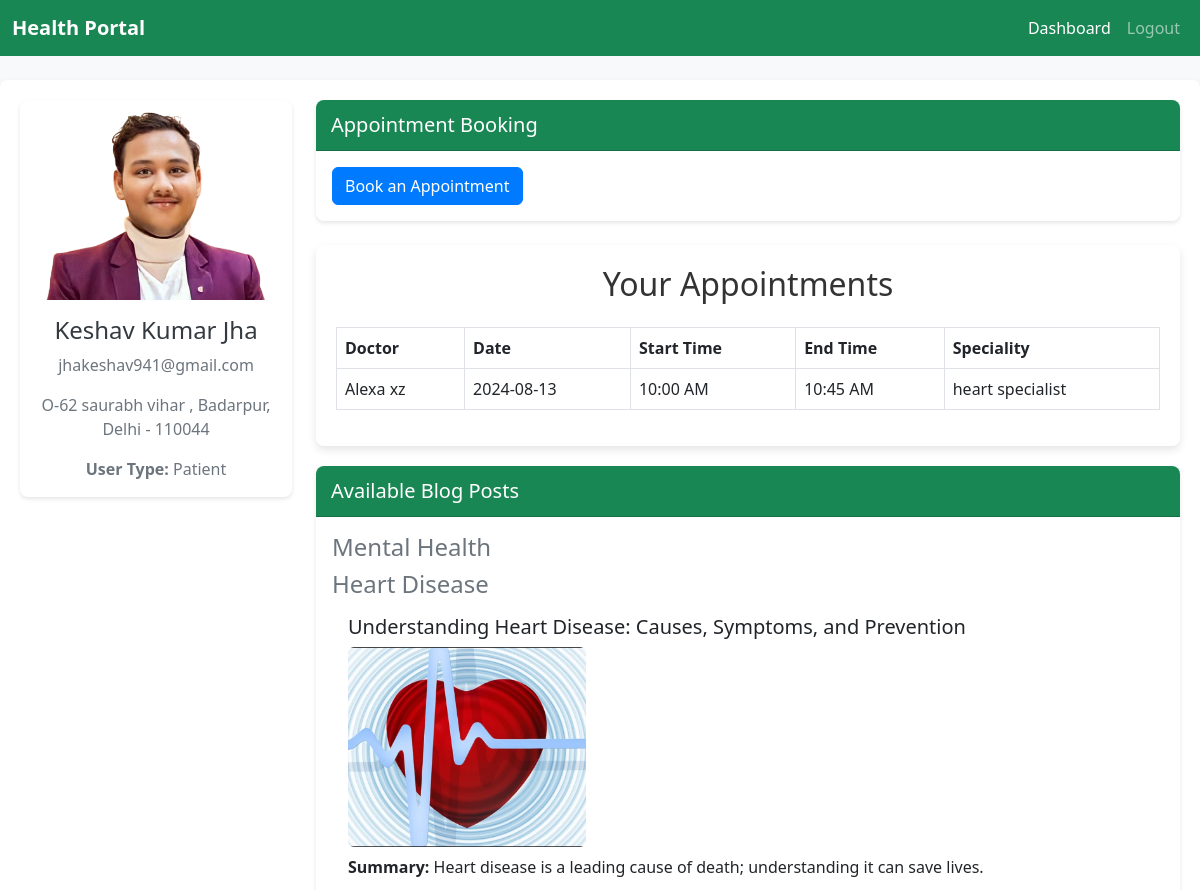
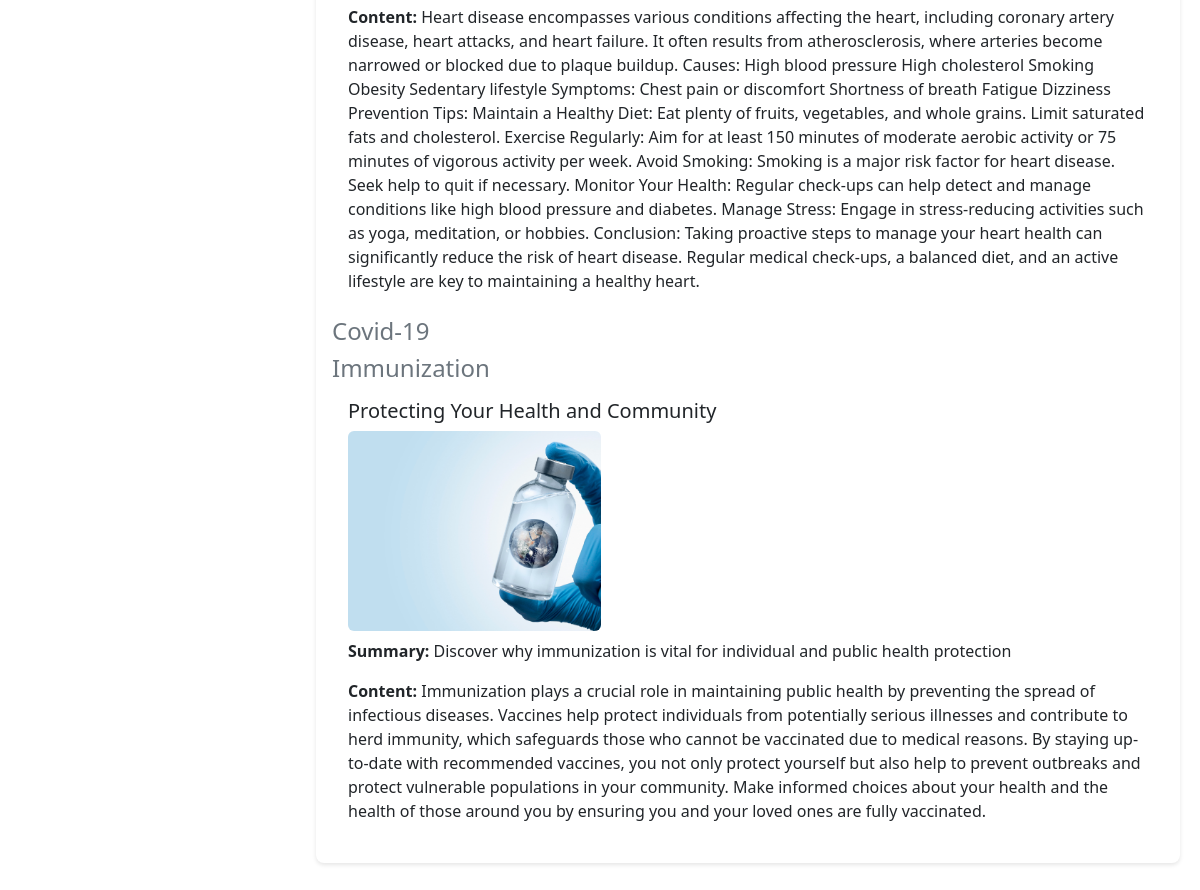
The page /patient_dashboard (signed in) on the database its author committed (2 pictures, top to bottom).
### tables this page shows
CREATE TABLE users (
        id INTEGER PRIMARY KEY AUTOINCREMENT,
        first_name TEXT,
        last_name TEXT,
        profile_picture TEXT,
        username TEXT UNIQUE,
        email TEXT UNIQUE,
        password TEXT,
        address_line1 TEXT,
        city TEXT,
        state TEXT,
        pincode TEXT,
        user_type TEXT
    );

CREATE TABLE appointments (
        id INTEGER PRIMARY KEY AUTOINCREMENT,
        patient_id INTEGER,
        doctor_id INTEGER,
        speciality TEXT,
        appointment_date TEXT,
        start_time TEXT,
        end_time TEXT,
        FOREIGN KEY (patient_id) REFERENCES users (id),
        FOREIGN KEY (doctor_id) REFERENCES users (id)
    );

CREATE TABLE blogs (
        id INTEGER PRIMARY KEY AUTOINCREMENT,
        title TEXT,
        image TEXT,
        category TEXT,
        summary TEXT,
        content TEXT,
        is_draft INTEGER,
        author_id INTEGER,
        FOREIGN KEY (author_id) REFERENCES users (id)
    );

### app.py (the view)
@app.route('/patient_dashboard')
def patient_dashboard():
    if 'user_id' not in session or session['user_type'] != 'Patient':
        return redirect(url_for('login'))
    user_id = session['user_id']
    conn = get_db_connection()
    user = conn.execute('SELECT * FROM users WHERE id = ?', (user_id,)).fetchone()
    blogs = conn.execute('SELECT * FROM blogs WHERE is_draft = 0').fetchall()
    categorized_blogs = {
        "Mental Health": [],
        "Heart Disease": [],
        "Covid-19": [],
        "Immunization": []
    }
    for blog in blogs:
        categorized_blogs[blog['category']].append(blog)
    appointments = conn.execute('''SELECT a.*, d.first_name || ' ' || d.last_name AS doctor_name
                                  FROM appointments a
                                  JOIN users d ON a.doctor_id = d.id
                                  WHERE a.patient_id = ?''', (user_id,)).fetchall()
    conn.close()
    return render_template('patient_dashboard.html', user=user, categorized_blogs=categorized_blogs, appointments=appointments)

### app.py (called while the page is built)
def truncate_words(s, num_words):
    words = re.split(r'\s+', s)
    if len(words) > num_words:
        return ' '.join(words[:num_words]) + '...'
    return s

def get_db_connection():
    conn = sqlite3.connect('users.db')
    conn.row_factory = sqlite3.Row
    return conn

### templates/patient_dashboard.html (shortened to what this page needs)
<!DOCTYPE html>
<html lang="en">
<head>
    <link href="https://stackpath.bootstrapcdn.com/bootstrap/5.3.0/css/bootstrap.min.css" rel="stylesheet">
    <link href="{{ url_for('static', filename='style.css') }}" rel="stylesheet">
</head>
<body>
    <nav class="navbar navbar-expand-lg navbar-dark bg-success">
        <div class="container-fluid">
            <a class="navbar-brand" href="#">Health Portal</a>
            <div class="collapse navbar-collapse" id="navbarNav">
                <ul class="navbar-nav ms-auto">
                    <li class="nav-item">
                        <a class="nav-link active" aria-current="page" href="#">Dashboard</a>
                    </li>
                    <li class="nav-item">
                        <a class="nav-link" href="{{ url_for('logout') }}">Logout</a>
                    </li>
                </ul>
            </div>
        </div>
    </nav>
    <div class="container mt-4">
        <div class="row">
            <div class="col-lg-3 col-md-4 mb-4">
                <div class="card">
                    <img src="{{ url_for('static', filename=user['profile_picture']) }}" class="card-img-top" alt="Profile Picture">
                    <div class="card-body text-center">
                        <h5 class="card-title">{{ user['first_name'] }} {{ user['last_name'] }}</h5>
                        <p class="card-text">{{ user['email'] }}</p>
                        <p class="card-text">{{ user['address_line1'] }}, {{ user['city'] }}, {{ user['state'] }} - {{ user['pincode'] }}</p>
                        <p class="card-text"><strong>User Type:</strong> {{ user['user_type'] }}</p>
                    </div>
                </div>
            </div>
            <div class="col-lg-9 col-md-8">
                <div class="card mb-4">
                    <div class="card-header bg-success text-white">
                        Appointment Booking
                    </div>
                    <div class="card-body">
                        <a href="{{ url_for('doctors') }}" class="btn btn-success">Book an Appointment</a>
                    </div>
                </div>
                <div class="container mt-4">
                    <h2 class="text-center mb-4">Your Appointments</h2>
                    <div class="row">
                        <div class="col-lg-12">
                            <table class="table table-bordered">
                                <thead>
                                    <tr>
                                        <th>Doctor</th>
                                        <th>Date</th>
                                        <th>Start Time</th>
                                        <th>End Time</th>
                                        <th>Speciality</th>
                                    </tr>
                                </thead>
                                <tbody>
                                    {% for appointment in appointments %}
                                    <tr>
                                        <td>{{ appointment.doctor_name }}</td>
                                        <td>{{ appointment.appointment_date }}</td>
                                        <td>{{ appointment.start_time }}</td>
                                        <td>{{ appointment.end_time }}</td>
                                        <td>{{ appointment.speciality }}</td>
                                    </tr>
                                    {% endfor %}
                                </tbody>
                            </table>
                        </div>
                    </div>
                </div>
                <div class="card mb-4">
                    <div class="card-header bg-success text-white">
                        Available Blog Posts
                    </div>
                    <div class="card-body">
                        {% for category, posts in categorized_blogs.items() %}
                            <h4 class="text-secondary">{{ category }}</h4>
                            <ul class="list-group list-group-flush">
                                {% for post in posts %}
                                    <li class="list-group-item">
                                        <div class="d-flex justify-content-between">
                                            <div>
                                                <h5>{{ post['title'] }}</h5>
                                                <img src="{{ url_for('static', filename=post['image']) }}" alt="Post Image" class="img-fluid rounded mb-2">
                                                <p><strong>Summary:</strong> {{ post['summary']|truncate_words(15) }}</p>
                                                <p><strong>Content:</strong> {{ post['content'] }}</p>
                                            </div>
                                        </div>
                                    </li>
                                {% endfor %}
                            </ul>
                        {% endfor %}
                    </div>
                </div>
            </div>
        </div>
    </div>
</body>
</html>

### static/style.css (style rules this page uses)
body { font-family: 'Segoe UI', Tahoma, Geneva, Verdana, sans-serif; background-color: #f8f9fa; color: #212529; }
h1, h2 { text-align: center; color: #333; }
.container { max-width: 1200px; margin: 20px auto; padding: 20px; background-color: #ffffff; box-shadow: 0 4px 8px rgba(0, 0, 0, 0.1); border-radius: 8px; }
.navbar-brand { font-weight: bold; }
.card { border: none; border-radius: 8px; overflow: hidden; box-shadow: 0 2px 4px rgba(0, 0, 0, 0.1); }
.card img { height: 200px; object-fit: cover; }
.card-title { font-size: 1.5rem; color: #343a40; }
.card-text { color: #6c757d; }
.card-header { border-radius: 0; padding: 10px 15px; font-size: 1.25rem; }
.list-group-item { border: none; border-bottom: 1px solid #e9ecef; }
.list-group-item:last-child { border-bottom: none; }
.btn-primary, .btn-success { background-color: #007bff; border-color: #007bff; transition: all 0.3s ease-in-out; }

### rows shown on the page
users: profile_picture (picture), first_name "Keshav", last_name "Kumar Jha", email "jhakeshav941@gmail.com", address_line1 "O-62 saurabh vihar", city "Badarpur", state "Delhi", pincode "110044", user_type "Patient"
appointments: doctor_name "Alexa xz", appointment_date "2024-08-13", start_time "10:00 AM", end_time "10:45 AM", speciality "heart specialist"
blogs: title "Understanding Heart Disease: Causes, Symptoms, and Prevention", image (picture), summary "Heart disease is a leading cause of death; understanding it can save lives.", content "Heart disease encompasses various conditions affecting the heart, including coronary artery disease, heart attacks, and heart failure. It often results from atherosclerosis, where arteries become narrowed or blocked due to plaque buildup. Causes: High blood pressure High cholesterol Smoking Obesity Sedentary lifestyle Symptoms: Chest pain or discomfort Shortness of breath Fatigue Dizziness Prevention Tips: Maintain a Healthy Diet: Eat plenty of fruits, vegetables, and whole grains. Limit saturated fats and cholesterol. Exercise Regularly: Aim for at least 150 minutes of moderate aerobic activity or 75 minutes of vigorous activity per week. Avoid Smoking: Smoking is a major risk factor for…"
blogs: title "Protecting Your Health and Community", image (picture), summary "Discover why immunization is vital for individual and public health protection", content "Immunization plays a crucial role in maintaining public health by preventing the spread of infectious diseases. Vaccines help protect individuals from potentially serious illnesses and contribute to herd immunity, which safeguards those who cannot be vaccinated due to medical reasons. By staying up-to-date with recommended vaccines, you not only protect yourself but also help to prevent outbreaks and protect vulnerable populations in your community. Make informed choices about your health and the health of those around you by ensuring you and your loved ones are fully vaccinated."

### other values the page prints
{{ category }} "Mental Health" "Heart Disease" "Covid-19" "Immunization"
